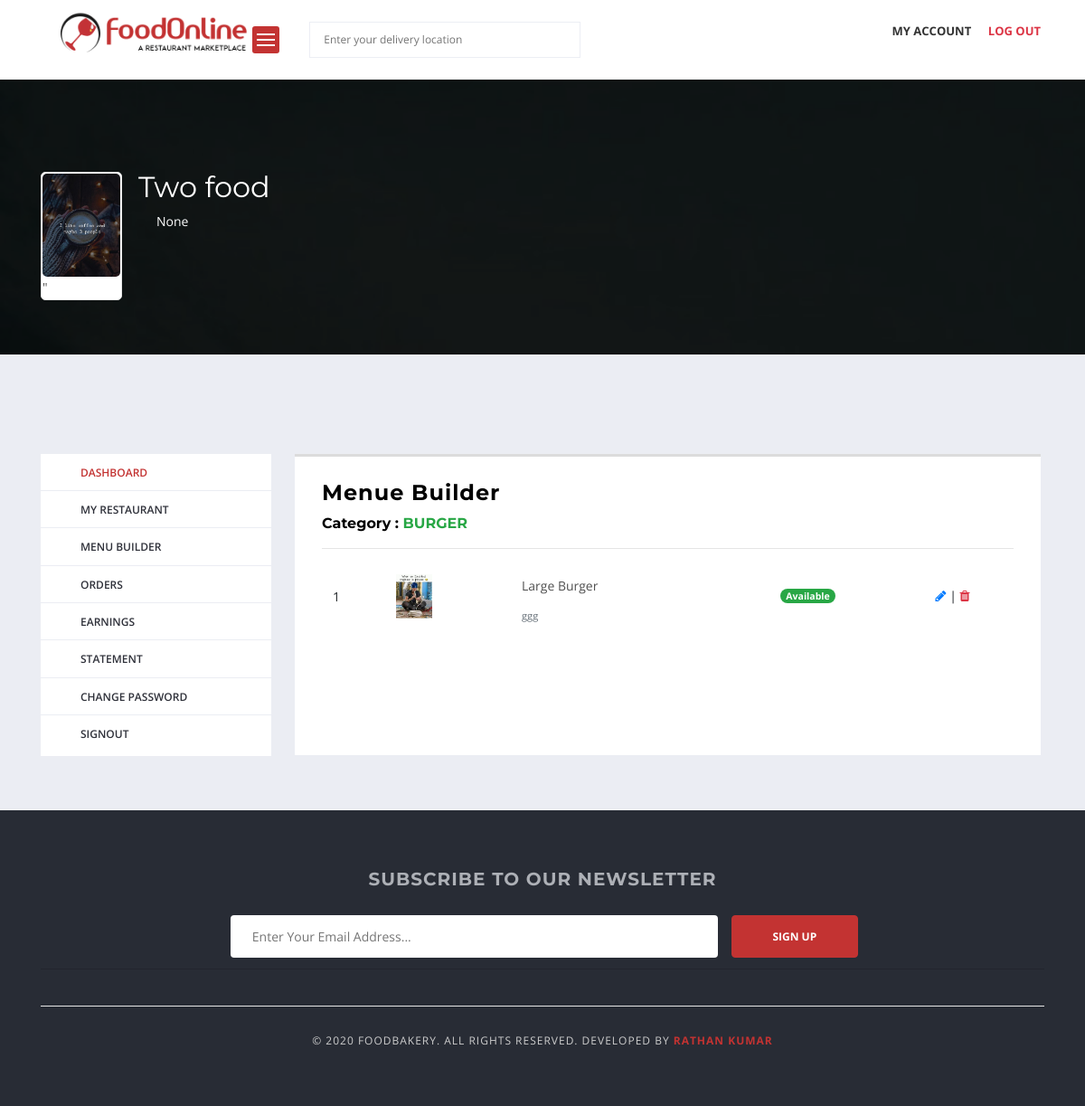
Screenshot of /menue_builder/cateroy/5/ (signed in) with the database file from the repository.
### vendor/models.py (models this page shows, shortened)
class Vendor(models.Model):
    vendor_user=models.OneToOneField(User, related_name='vendor_user',
                              on_delete=models.CASCADE)
    vendor_user_profile=models.OneToOneField(UserProfile,related_name='vendor_user_profile',
                                      on_delete=models.CASCADE)
    vendor_name=models.CharField(max_length=50)
    vendor_license=models.ImageField(upload_to='vendor/license')
    is_approved=models.BooleanField(default=False)
    created_at=models.DateTimeField(auto_now_add=True)
    modified_at=models.DateTimeField(auto_now=True)

### accounts/models.py (models this page shows, shortened)
class UserProfile(models.Model):
    user= models.OneToOneField(User, on_delete=models.CASCADE, related_name='user')
    profile_picture=models.ImageField(upload_to='user/profile_picture',blank=True,null=True)
    cover_photo=models.ImageField(upload_to='user/cover_picture',blank=True,null=True)
    address=models.CharField(max_length=500,blank=True,null=True)
    country=models.CharField(max_length=50, blank=True,null=True)
    state=models.CharField(max_length=50, blank=True,null=True)
    city=models.CharField(max_length=50, blank=True,null=True)
    pin_code=models.CharField(max_length=10, blank=True,null=True)
    latitude=models.CharField(max_length=50, blank=True,null=True)
    longitute=models.CharField(max_length=50, blank=True,null=True)
    created_at=models.DateTimeField(auto_now_add=True)
    modify_at=models.DateTimeField(auto_now=True)

### menu/models.py (models this page shows, shortened)
class Category(models.Model):
    vendor = models.ForeignKey(Vendor, on_delete=models.CASCADE)
    category_name=models.CharField(max_length=50, unique=True)
    slug=models.SlugField(max_length=250, unique=True)
    description = models.TextField(blank=True)
    created_at = models.DateTimeField(auto_now_add=True)
    updated_at = models.DateTimeField(auto_now=True)
    class Meta:
        verbose_name='category'
        verbose_name_plural='categories'
    def __str__(self) -> str:
        return self.category_name

class FoodItem(models.Model):
    vendor = models.ForeignKey(Vendor, on_delete=models.CASCADE)
    category=models.ForeignKey(Category, on_delete=models.CASCADE)
    food_title=models.CharField(max_length=50)
    slug=models.SlugField(max_length=250, unique=True)
    description = models.TextField(blank=True)
    price=models.DecimalField(max_digits=10, decimal_places=2)
    image=models.ImageField(upload_to='foodimages')
    is_available=models.BooleanField(default=True)
    created_at = models.DateTimeField(auto_now_add=True)
    updated_at = models.DateTimeField(auto_now=True)
    def __str__(self) -> str:
        return self.food_title

### vendor/views.py (the view)
def food_items_by_category(request, pk=None):
    vendor = get_vendor(request)
    category = get_object_or_404(Category,pk=pk)
    foodItems=FoodItem.objects.filter(vendor=vendor, category=category)
    context={
        'foodItems':foodItems,
        'category': category,
    }
    return render(request,'vendor/food_items_by_categories.html',context )

### accounts/context_processors.py (called while the page is built)
def get_vendor(request):
    try:
        vendor=Vendor.objects.get(vendor_user=request.user)
    except:
        vendor=None
    return dict(vendor=vendor)

### vendor/views.py (called while the page is built)
def get_vendor(request):
    vendor=Vendor.objects.get(vendor_user=request.user)
    return vendor

### templates/vendor/food_items_by_categories.html (shortened to what this page needs)
{% extends 'base.html' %}
{% load static %}
{% block content %}
<div class="main-section">
    {% include 'includes/cover.html' %}
     <div class="page-section account-header buyer-logged-in">
         <div class="container">
             <div class="row">
                 <div class="col-lg-3 col-md-3 col-sm-12 col-xs-12">
                    {% include 'includes/v_sidebar.html' %}
                 </div>
                 <div class="col-lg-9 col-md-9 col-sm-12 col-xs-12">
                     <div class="user-dashboard loader-holder">
                         <div class="user-holder">
                            <h2>Menue Builder</h2>
                           <h5>Category : <span class="text-uppercase text-success">{{category}}</span></h5>
                            <hr>
                            {% if foodItems %}
                            <table class="table table-hover table-borderless">
                                <tbody>
                                    {% for food  in foodItems  %}
                                  <tr >
                                    <td class="text-left">{{forloop.counter}}</td>
                                    <td class="text-left"><img src="{{food.image.url}}" width="40"></td>
                                    <td class="text-left">
                                        <a href="{% url 'edit_food' food.pk %}"><p class "md-0 font-weight-bold">{{food}}</p>
                                        <small class="text-muted">{{food.description}}</small> </a>
                                    </td>
                                    <td>
                                        {% if food.is_available %}
                                        <span class="badge badge-pill badge-success">Available</span>
                                        {% else %}
                                        <span class="badge badge-pill badge-success">Not Available</span>
                                        {% endif %}
                                    </td>
                                    <td><a href="{% url 'edit_food' food.pk %}"><i class="fa fa-pencil"></a></i> |<a href="{% url 'delete_food' food.pk %}" onclick="return confirm('are you sure want to delete ?')"> <i class="fa fa-trash text-danger"></a></i></td>
                                  </tr>
                                  {% endfor %}
                                </tbody>
                              </table>
                              {% else %}
                              <h4 class="text-center">No Food Avaiable </h4>
                              <div class="text-center">
                                <a href="#" class="btn btn-success "><i class="fa fa-plus"></i>
                                    Add Food</a>
                                </div>
                              {% endif %}
                         </div>
                     </div>
                 </div>
             </div>
         </div>
     </div>
 </div>
{% endblock content %}

### templates/includes/cover.html
{% load static %}
<div class="page-section restaurant-detail-image-section" style=" background: url({% if vendor.vendor_user_profile.cover_photo %}{{ vendor.vendor_user_profile.cover_photo.url }} {% else %}{% static 'images/de_cover.jpg' %} {% endif %} ) no-repeat scroll 0 0 / cover;">
    <div class="container">
        <div class="row">
            <div class="col-lg-12 col-md-12 col-sm-12 col-xs-12">
                <div class="company-info-detail">
                    <div class="company-info">
                        <div class="img-holder">
                            <figure>
                                {% if vendor.vendor_user_profile.profile_picture %}
                                <img src="{{ vendor.vendor_user_profile.profile_picture.url }}"alt="">
                                {% else %}
                                {% static 'images/de_cover.jpg' %}
                                 {% endif %}"
                            </figure>
                        </div>
                        <div class="text-holder">
                            <span class="restaurant-title">{{vendor.vendor_name}}</span>
                            <div class="text">
                                <i class="icon-location"></i>
                                <p>{{vendor.vendor_user_profile.address}}</p>
                            </div>
                        </div>
                    </div>
                </div>
            </div>
        </div>
    </div>
</div>

### templates/base.html (style rules this page uses)
body, .main-section p, .mce-content-body p { font:Normal 14px/24px "Open Sans", sans-serif;letter-spacing: 0px;text-transform: none;color: #515151 !important; }

### rows the page displays
Vendor: vendor_user_profile.cover_photo (picture), vendor_user_profile.profile_picture (picture), vendor_name "Two food", vendor_user_profile.address "None"
Category: category_name "BURGER"
FoodItem: image (picture), food_title "Large Burger", description "ggg", is_available "Available"
